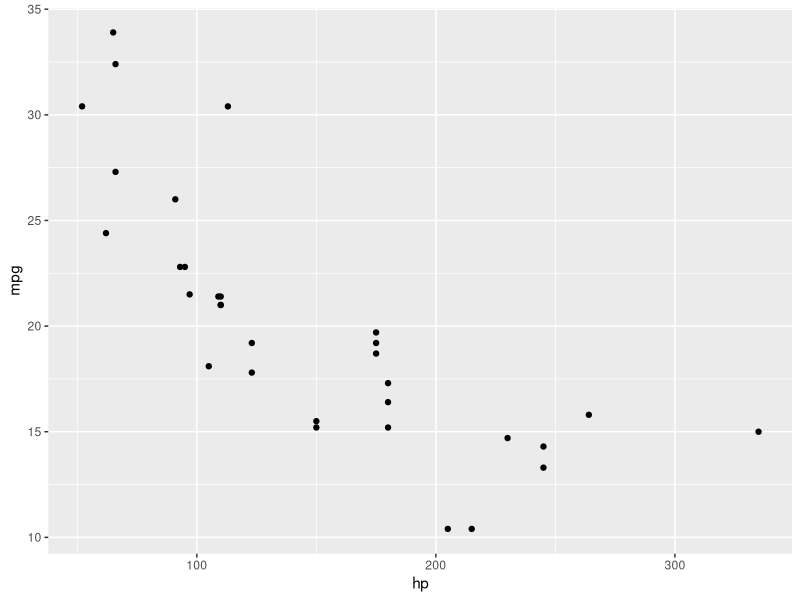
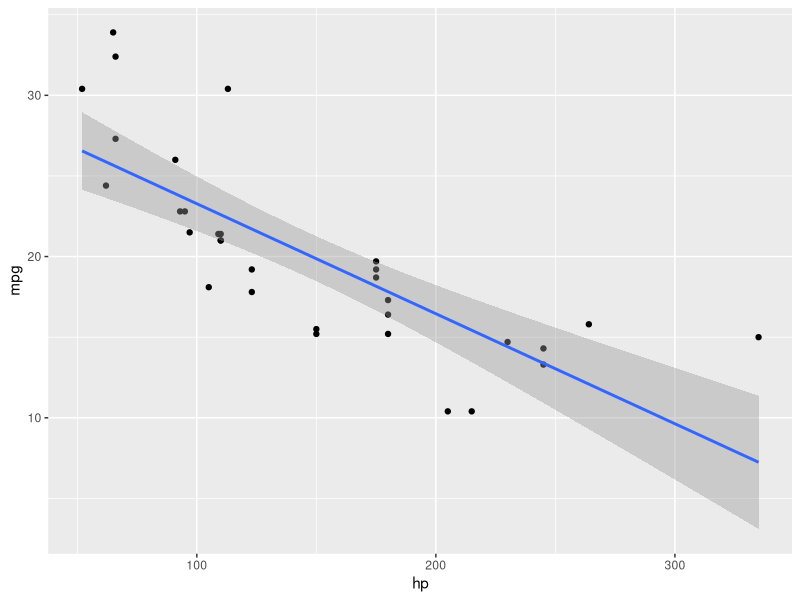
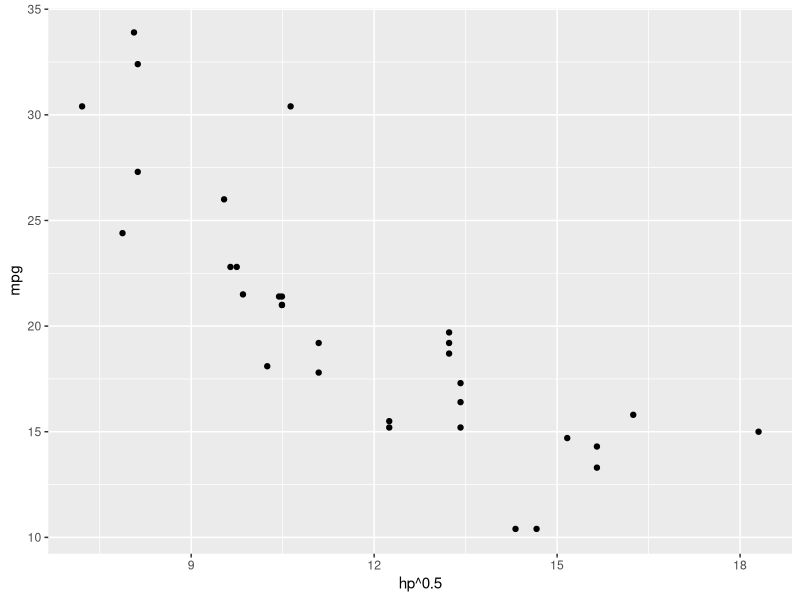
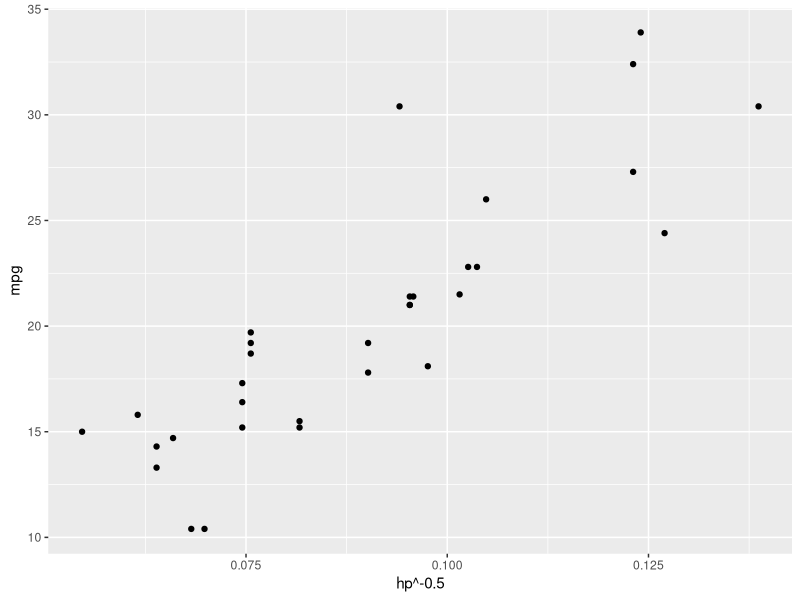
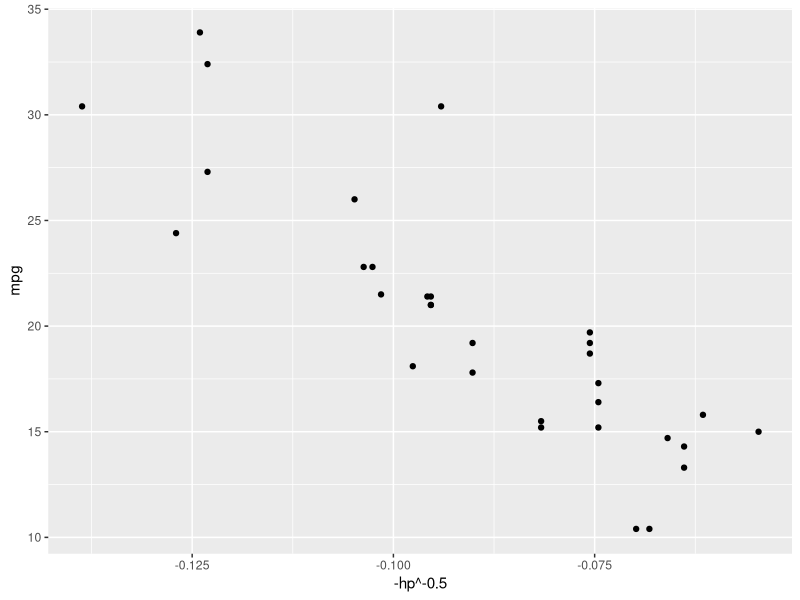
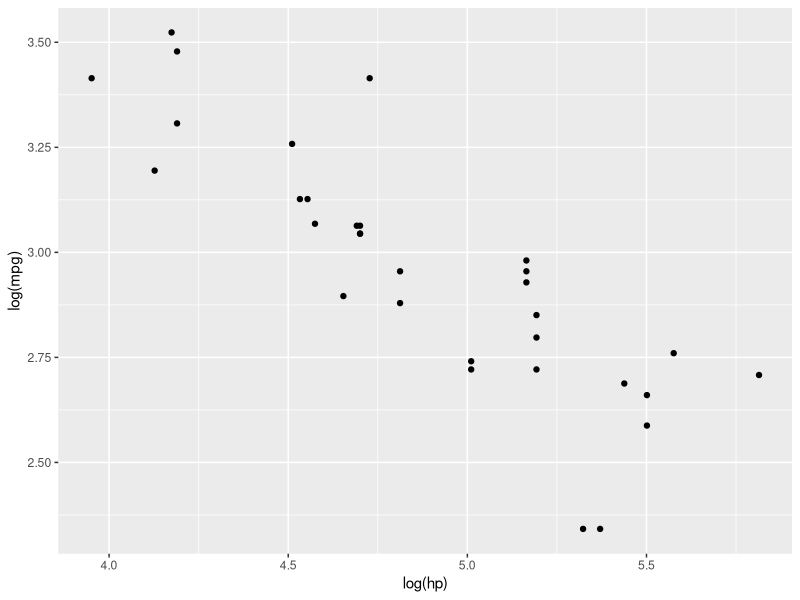
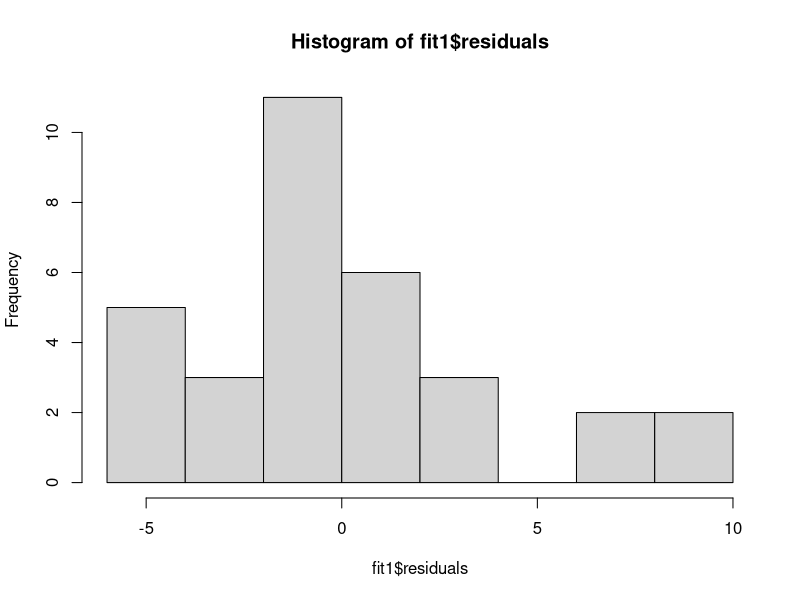
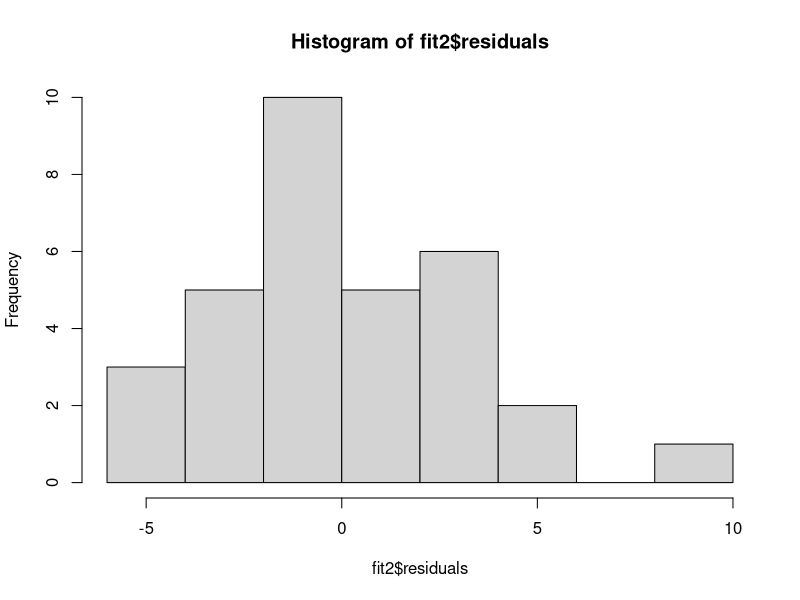

Recreate these plots in R, in order.
## ---- chunk 1
library(tidyverse)
data(mtcars)
ggplot(mtcars, aes(hp, mpg)) + geom_point()
## ---- chunk 2
ggplot(mtcars, aes(hp, mpg)) + geom_point() + geom_smooth(method = "lm")
## ---- chunk 3
ggplot(mtcars, aes(hp^0.5, mpg)) + geom_point()
ggplot(mtcars, aes(hp^-0.5, mpg)) + geom_point()
ggplot(mtcars, aes(-hp^-0.5, mpg)) + geom_point()
## ---- chunk 4
fit1 <- lm(mpg ~ hp, mtcars)
fit2 <- lm(mpg ~ I(-hp^-0.7), mtcars)
## ---- chunk 5
qplot(data = mtcars, x = log(hp), y = log(mpg))
## ---- chunk 6
fit3 <- lm(log(mpg)~log(hp), mtcars)
summary(fit3)
## ---- chunk 7
hist(fit1$residuals)
hist(fit2$residuals)
hist(fit3$residuals)
## ---- chunk 8
shapiro.test(fit1$residuals)
shapiro.test(fit2$residuals)
shapiro.test(fit3$residuals)
